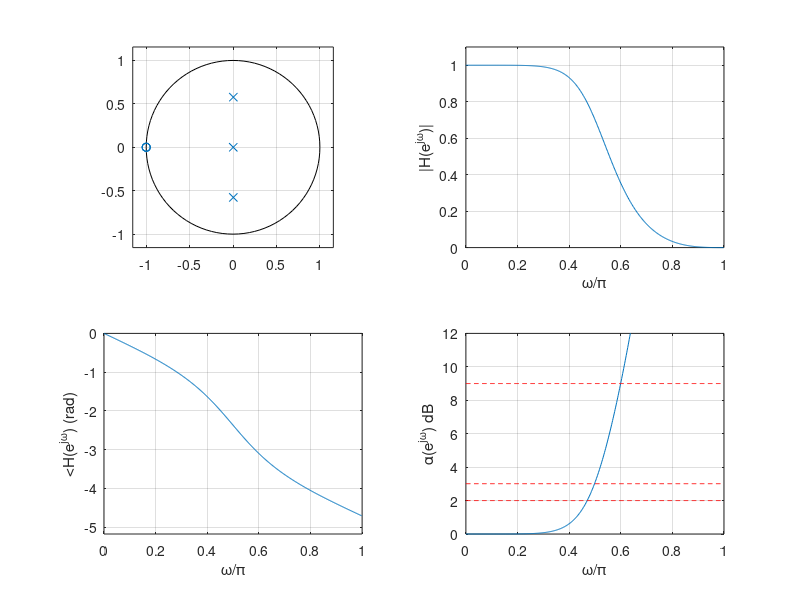

MATLAB code to generate this figure:
%
% Example 11.7
%
% low-pass Butterworth
%
alphamax=2; alphamin=9; % loss specifications
wp=0.47; ws=0.6; % passband and stop-band normalized frequencies
[N,wh]=buttord(wp, ws, alphamax, alphamin) % min order, half-power freq
[b,a]=butter(N,wh) % coefficients of designed filter
[H,w]=freqz(b,a); w=w/pi; M=length(H); % frequency response for normalized frequency
% specs verification
spec1 = alphamax* ones(1,M); spec2=alphamin* ones(1,M); % specs lines
hpf=3.01* ones(1,M); % half-power frequency line
disp('poles') % display poles
p=roots(a)
disp('zeros') % display zeros
z=roots(b)
alpha=-20*log10(abs(H)); % loss in dB
Ha=unwrap(angle(H));
figure(1)
subplot(221)
zplane(b,a)
subplot(222)
plot(w,abs(H)); grid; axis([0 1 0 1.1*max(abs(H))]); ylabel('|H(e^{j\omega})|'); xlabel('\omega/\pi')
subplot(223)
plot(w,Ha);grid; ylabel('<H(e^{j\omega}) (rad)'); xlabel('\omega/\pi')
axis([0 1 1.1*min(Ha) 1.1*max(Ha)]);
subplot(224)
plot(w,alpha); ylabel('\alpha(e^{j\omega}) dB'); xlabel('\omega/\pi')
hold on
plot(w,hpf,'r--')
hold on
plot(w,spec1,'r--'); hold on
plot(w,spec2,'r--'); grid; hold off; axis([0 1 0 12])
